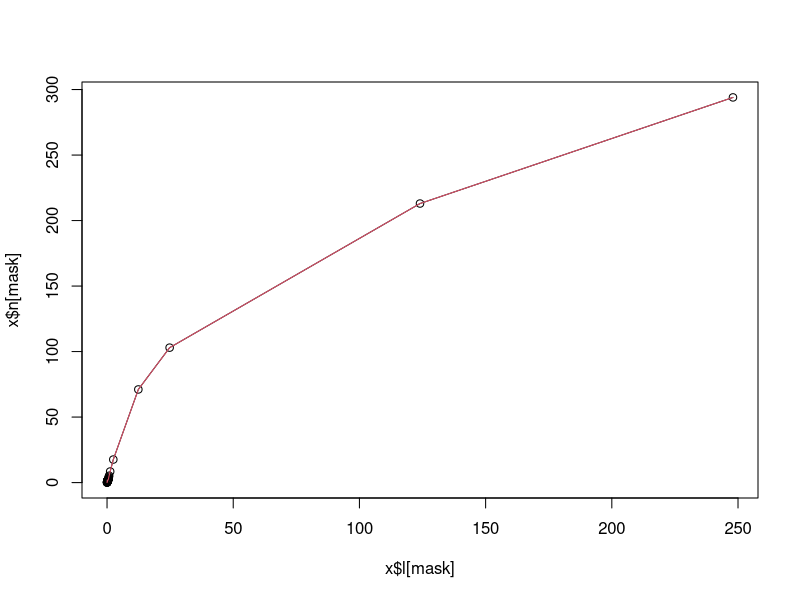

Write the R code that produced this figure.
theta=0.011; x=read.csv('dummy.csv', sep='\t'); dn=diff(x$n);  mask=c(T,abs(diff(dn))>theta); plot(x$l[mask],x$n[mask]); lines(x$l[mask],x$n[mask]); lines(x$l,x$n,col=2); sum(mask); paste(format(x$l[mask], digits=2), collapse=', '); paste(format(x$n[mask], digits=2), collapse=', ')